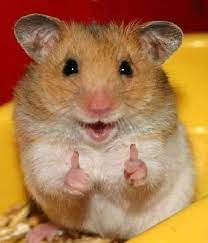
#> input picture image_data/image.jpeg, 208 x 243 px
$ python 02_filtering.py
#> lines starting #> are read from the running program, lines starting #| are printed output that depends on the picture
import cv2
import os

# 이미지 열기
path = os.path.abspath(os.path.dirname(__file__))
file_name = "image.jpeg"
img_file = os.path.join(path, file_name)

img = cv2.imread(img_file)
#> img is the input picture: shape (243, 208, 3); mean B, G, R 75.8, 121.2, 171.1

# 이미지 필터링
edges = cv2.Canny(img, 100, 200)
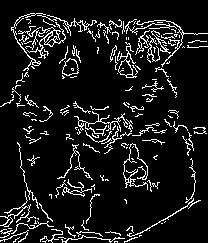
#> edges: shape (243, 208); 9.8% white in thin lines or dots
filter_file = os.path.join(path, 'filter.jpg')
cv2.imwrite(filter_file,edges)

# filtered_image = cv2.bitwise_and(img, img, mask=edges)
# cv2.imshow("filtered image", filtered_image)
